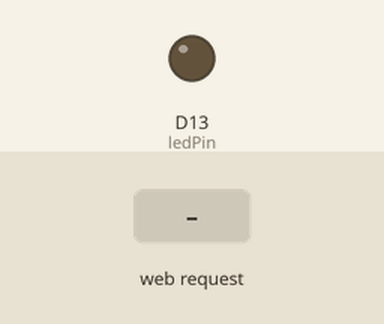
Bench run of a sketch on a simulated Arduino Uno R4 WiFi. On the bench: output pins drawn as LEDs (lit = HIGH). The test bench sets the inputs (shaded band). WiFi joins after 1.5 s; servers stay silent unless stated; what the sketch prints to the serial monitor is not drawn.

Above: at 2.7 s.
2.8 s: HTTP request GET /led/on received
At 3.5 s:
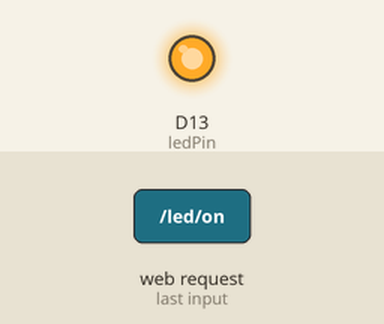
4.3 s: HTTP request GET /led/off received
At 4.6 s:
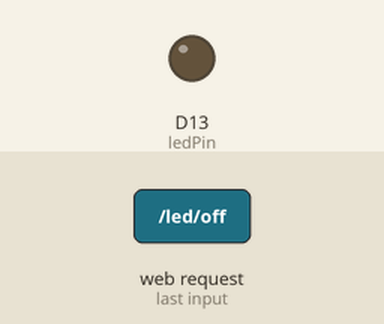
Timing chart, 0 to 7.3 s (numbered marks = the images above; inputs shaded):
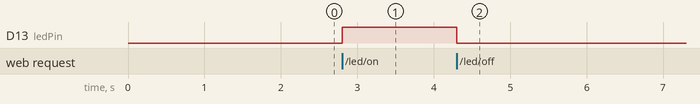

Measured:
- after the input at 2.8 s, D13 (ledPin): LOW → HIGH at once
- after the input at 4.3 s, D13 (ledPin): HIGH → LOW at once

The sketch:

LedViaWeb.ino
```cpp
#include <WiFiS3.h>

const char* ssid = "Totalplay999_2.4G";
const char* password = "huajolote22";
const int ledPin = 13;
bool ledState = false;
WiFiServer server(80);

void setup() {
  Serial.begin(9600);
  unsigned long t0 = millis();
  while (!Serial && millis() - t0 < 5000) {
    delay(10);
  }

  pinMode(ledPin, OUTPUT);
  digitalWrite(ledPin, LOW);

  WiFi.begin(ssid, password);
  Serial.print("Conectando a WiFi");
  while (WiFi.status() != WL_CONNECTED) {
    delay(500);
    Serial.print(".");
  }
  while (WiFi.localIP() == IPAddress(0, 0, 0, 0)) {
    delay(500);
    Serial.print(".");
  }
  Serial.println();
  Serial.print("Servidor listo en: http://");
  Serial.println(WiFi.localIP());

  server.begin();
}

void loop() {
  WiFiClient client = server.available();
  if (!client) return;

  String request = "";      // primera línea (GET /algo HTTP/1.1)
  String currentLine = "";
  bool firstLineDone = false;

  while (client.connected()) {
    if (client.available()) {
      char c = client.read();

      if (!firstLineDone) {
        request += c;
        if (c == '\n') firstLineDone = true;
      }

      if (c == '\n') {
        if (currentLine.length() == 0) break; // línea en blanco = fin de los headers
        currentLine = "";
      } else if (c != '\r') {
        currentLine += c;
      }
    }
  }

  if (request.indexOf("GET /led/on") >= 0) {
    ledState = true;
    digitalWrite(ledPin, HIGH);
  } else if (request.indexOf("GET /led/off") >= 0) {
    ledState = false;
    digitalWrite(ledPin, LOW);
  }

  client.println("HTTP/1.1 200 OK");
  client.println("Content-Type: text/html");
  client.println("Connection: close");
  client.println();
  client.println("<!DOCTYPE html><html><head>");
  client.println("<meta name='viewport' content='width=device-width, initial-scale=1'>");
  client.println("<style>body{font-family:sans-serif;text-align:center;margin-top:50px;}");
  client.println("button{font-size:20px;padding:15px 30px;margin:10px;}</style></head><body>");
  client.println("<h1>Control de LED</h1>");
  client.print("<p>Estado actual: <b>");
  client.print(ledState ? "ENCENDIDO" : "APAGADO");
  client.println("</b></p>");
  client.println("<a href='/led/on'><button>Encender</button></a>");
  client.println("<a href='/led/off'><button>Apagar</button></a>");
  client.println("</body></html>");

  delay(1);
  client.stop();
}
```
